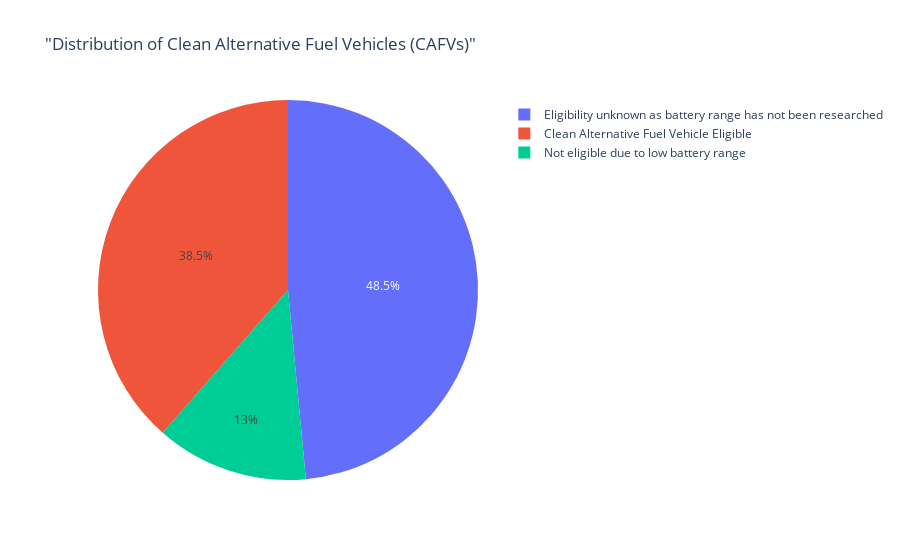

Write notebook code for a chart like this one.
### Code cell
fig1 = px.pie(values = cafv_counts.values , names=cafv_counts.index, title='"Distribution of Clean Alternative Fuel Vehicles (CAFVs)"' )
fig1.show()

### Figure 1 — Plotly figure (JSON) as saved in the notebook; plotly's stock layout.template omitted (floating-point values rounded to 4 significant figures)
{"data": [{"domain": {"x": [0, 1], "y": [0, 1]}, "hovertemplate": "label=%{label}<br>value=%{value}<extra></extra>", "labels": ["Eligibility unknown as battery range has not been researched", "Clean Alternative Fuel Vehicle Eligible", "Not eligible due to low battery range"], "legendgroup": "", "name": "", "showlegend": true, "type": "pie", "values": [69873, 55527, 18671]}], "layout": {"legend": {"tracegroupgap": 0}, "title": {"text": "\"Distribution of Clean Alternative Fuel Vehicles (CAFVs)\""}}}
